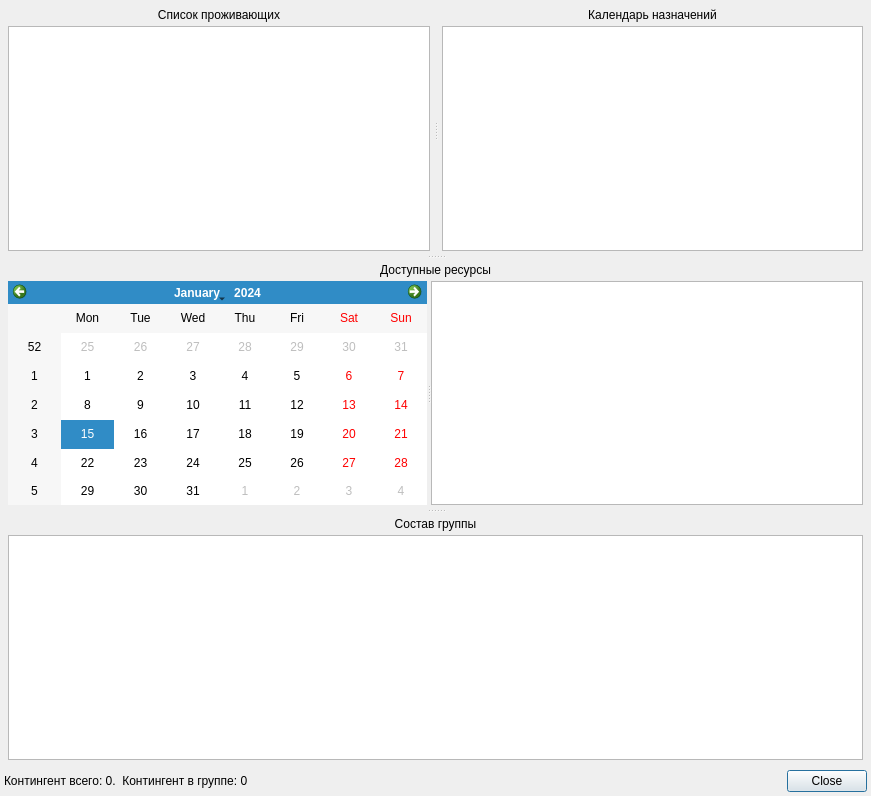
<?xml version="1.0" encoding="UTF-8"?>
<ui version="4.0">
 <class>TreatmentAppointmentDialog</class>
 <widget class="QDialog" name="TreatmentAppointmentDialog">
  <property name="geometry">
   <rect>
    <x>0</x>
    <y>0</y>
    <width>871</width>
    <height>796</height>
   </rect>
  </property>
  <property name="windowTitle">
   <string>Назначение мероприятий по циклам</string>
  </property>
  <layout class="QGridLayout" name="gridLayout_5">
   <property name="margin">
    <number>4</number>
   </property>
   <item row="0" column="0" colspan="2">
    <widget class="QSplitter" name="splitter_2">
     <property name="orientation">
      <enum>Qt::Vertical</enum>
     </property>
     <widget class="QSplitter" name="splitter">
      <property name="orientation">
       <enum>Qt::Horizontal</enum>
      </property>
      <widget class="QWidget" name="widget" native="true">
       <layout class="QGridLayout" name="gridLayout">
        <property name="margin">
         <number>4</number>
        </property>
        <property name="spacing">
         <number>4</number>
        </property>
        <item row="0" column="0">
         <widget class="QLabel" name="label_4">
          <property name="text">
           <string>Список проживающих</string>
          </property>
          <property name="alignment">
           <set>Qt::AlignCenter</set>
          </property>
         </widget>
        </item>
        <item row="1" column="0">
         <widget class="CTableView" name="tblEvents"/>
        </item>
       </layout>
      </widget>
      <widget class="QWidget" name="widget_2" native="true">
       <layout class="QGridLayout" name="gridLayout_2">
        <property name="margin">
         <number>4</number>
        </property>
        <property name="spacing">
         <number>4</number>
        </property>
        <item row="0" column="0">
         <widget class="QLabel" name="label_5">
          <property name="text">
           <string>Календарь назначений</string>
          </property>
          <property name="alignment">
           <set>Qt::AlignCenter</set>
          </property>
         </widget>
        </item>
        <item row="1" column="0">
         <widget class="CTableView" name="tblSchedule"/>
        </item>
       </layout>
      </widget>
     </widget>
     <widget class="QWidget" name="widget_3" native="true">
      <layout class="QGridLayout" name="gridLayout_3">
       <property name="margin">
        <number>4</number>
       </property>
       <property name="spacing">
        <number>4</number>
       </property>
       <item row="1" column="0">
        <widget class="QSplitter" name="splitter_3">
         <property name="orientation">
          <enum>Qt::Horizontal</enum>
         </property>
         <widget class="QCalendarWidget" name="calendar">
          <property name="sizePolicy">
           <sizepolicy hsizetype="Expanding" vsizetype="Preferred">
            <horstretch>0</horstretch>
            <verstretch>0</verstretch>
           </sizepolicy>
          </property>
         </widget>
         <widget class="CTreatmentResourcesInDocTableView" name="tblResources"/>
        </widget>
       </item>
       <item row="0" column="0">
        <widget class="QLabel" name="label">
         <property name="sizePolicy">
          <sizepolicy hsizetype="Preferred" vsizetype="Fixed">
           <horstretch>0</horstretch>
           <verstretch>0</verstretch>
          </sizepolicy>
         </property>
         <property name="text">
          <string>Доступные ресурсы</string>
         </property>
         <property name="alignment">
          <set>Qt::AlignCenter</set>
         </property>
        </widget>
       </item>
      </layout>
     </widget>
     <widget class="QWidget" name="widget_4" native="true">
      <layout class="QGridLayout" name="gridLayout_4">
       <property name="margin">
        <number>4</number>
       </property>
       <property name="spacing">
        <number>4</number>
       </property>
       <item row="0" column="0">
        <widget class="QLabel" name="label_9">
         <property name="text">
          <string>Состав группы</string>
         </property>
         <property name="alignment">
          <set>Qt::AlignCenter</set>
         </property>
        </widget>
       </item>
       <item row="1" column="0">
        <widget class="CTreatmentActionsTableView" name="tblActions"/>
       </item>
      </layout>
     </widget>
    </widget>
   </item>
   <item row="1" column="0">
    <widget class="QLabel" name="lblCountEvents">
     <property name="text">
      <string>Контингент всего: 0.  Контингент в группе: 0</string>
     </property>
    </widget>
   </item>
   <item row="1" column="1">
    <widget class="QDialogButtonBox" name="buttonBox">
     <property name="orientation">
      <enum>Qt::Horizontal</enum>
     </property>
     <property name="standardButtons">
      <set>QDialogButtonBox::Close</set>
     </property>
    </widget>
   </item>
  </layout>
 </widget>
 <customwidgets>
  <customwidget>
   <class>CTableView</class>
   <extends>QTableView</extends>
   <header>library/TableView.h</header>
  </customwidget>
  <customwidget>
   <class>CTreatmentResourcesInDocTableView</class>
   <extends>QTableView</extends>
   <header>Resources/TreatmentResourcesInDocTableView.h</header>
  </customwidget>
  <customwidget>
   <class>CTreatmentActionsTableView</class>
   <extends>QTableView</extends>
   <header>Resources/TreatmentActionsTableView.h</header>
  </customwidget>
 </customwidgets>
 <resources/>
 <connections>
  <connection>
   <sender>buttonBox</sender>
   <signal>accepted()</signal>
   <receiver>TreatmentAppointmentDialog</receiver>
   <slot>accept()</slot>
   <hints>
    <hint type="sourcelabel">
     <x>248</x>
     <y>254</y>
    </hint>
    <hint type="destinationlabel">
     <x>157</x>
     <y>274</y>
    </hint>
   </hints>
  </connection>
  <connection>
   <sender>buttonBox</sender>
   <signal>rejected()</signal>
   <receiver>TreatmentAppointmentDialog</receiver>
   <slot>reject()</slot>
   <hints>
    <hint type="sourcelabel">
     <x>316</x>
     <y>260</y>
    </hint>
    <hint type="destinationlabel">
     <x>286</x>
     <y>274</y>
    </hint>
   </hints>
  </connection>
 </connections>
</ui>
